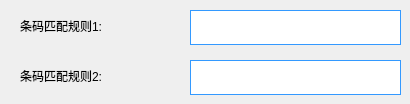
      <widget class="QWidget" name="page_16">
       <widget class="QLabel" name="label_variable_19">
        <property name="geometry">
         <rect>
          <x>20</x>
          <y>10</y>
          <width>161</width>
          <height>31</height>
         </rect>
        </property>
        <property name="styleSheet">
         <string notr="true">font: 14pt &quot;黑体&quot;;</string>
        </property>
        <property name="text">
         <string>条码匹配规则1:</string>
        </property>
       </widget>
       <widget class="QLabel" name="label_variable_20">
        <property name="geometry">
         <rect>
          <x>20</x>
          <y>60</y>
          <width>161</width>
          <height>31</height>
         </rect>
        </property>
        <property name="styleSheet">
         <string notr="true">font: 14pt &quot;黑体&quot;;</string>
        </property>
        <property name="text">
         <string>条码匹配规则2:</string>
        </property>
       </widget>
       <widget class="QLineEdit" name="lineEdit_regexp_VM1">
        <property name="geometry">
         <rect>
          <x>190</x>
          <y>10</y>
          <width>211</width>
          <height>35</height>
         </rect>
        </property>
        <property name="focusPolicy">
         <enum>Qt::ClickFocus</enum>
        </property>
        <property name="styleSheet">
         <string notr="true">font: 14pt &quot;黑体&quot;;
border-width:1px; 
border-style:solid; 
border-color:rgb(51, 153, 255); 
margin-top: 0ex;</string>
        </property>
        <property name="text">
         <string/>
        </property>
       </widget>
       <widget class="QLineEdit" name="lineEdit_regexp_VM2">
        <property name="geometry">
         <rect>
          <x>190</x>
          <y>60</y>
          <width>211</width>
          <height>35</height>
         </rect>
        </property>
        <property name="focusPolicy">
         <enum>Qt::ClickFocus</enum>
        </property>
        <property name="styleSheet">
         <string notr="true">font: 14pt &quot;黑体&quot;;
border-width:1px; 
border-style:solid; 
border-color:rgb(51, 153, 255); 
margin-top: 0ex;</string>
        </property>
        <property name="text">
         <string/>
        </property>
       </widget>
      </widget>
